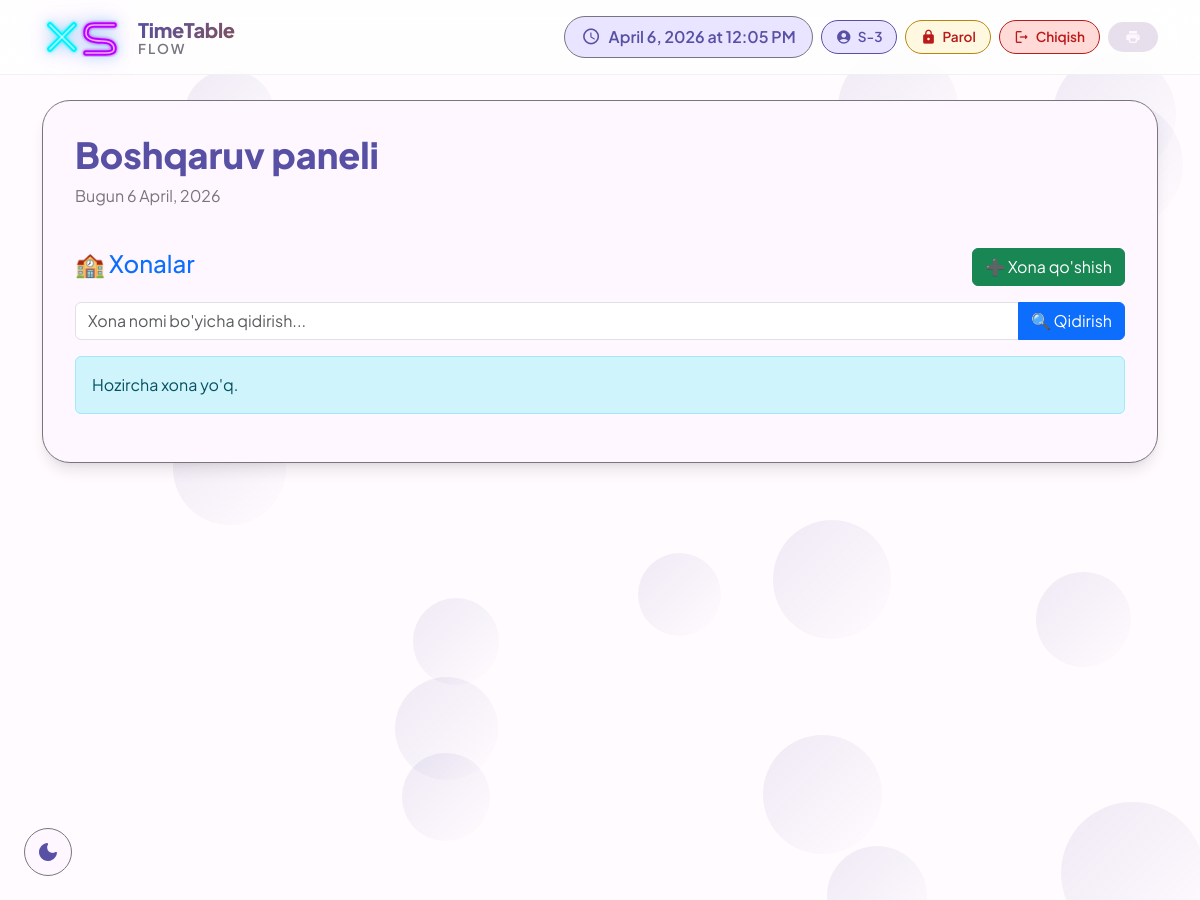
The app's page /rooms/ (signed in), older data.
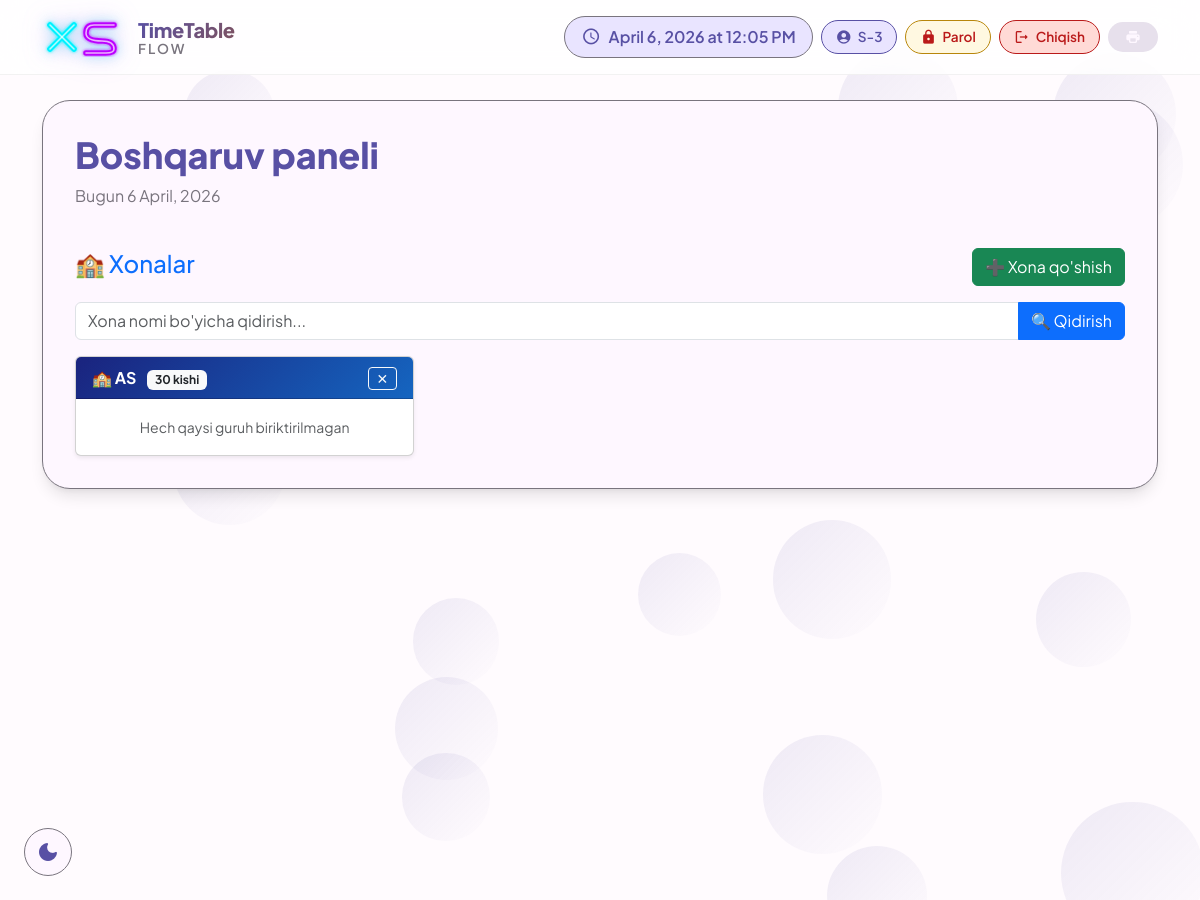
The same page, newer data.
### raspisaniya/models.py (models this page shows, shortened)
class Room(models.Model):
    name = models.CharField(max_length=100)
    capacity = models.PositiveIntegerField(default=30)
    class Meta:
        ordering = ['name']

### raspisaniya/views.py (the view)
# urls.py: path('rooms/', views.room_list, name='room_list'),
@login_required
def room_list(request):
    q = request.GET.get('q', '').strip()
    rooms = Room.objects.prefetch_related(
        'coursegroup_set__course__subject',
        'coursegroup_set__teacher',
    ).all().order_by('name')
    if q:
        rooms = rooms.filter(name__icontains=q)
    return render(request, 'raspisaniya/room_list.html', {'rooms': rooms, 'q': q})

### templates/raspisaniya/room_list.html (shortened to what this page needs)
{% extends 'raspisaniya/base.html' %}
{% block content %}
<div class="d-flex justify-content-between align-items-center mb-3">
    <h4 class="text-primary">🏫 Xonalar</h4>
    <a href="{% url 'room_create' %}" class="btn btn-success">➕ Xona qo'shish</a>
</div>
<form method="get" class="mb-3">
    <div class="input-group">
        <input type="text" name="q" value="{{ q }}" class="form-control" placeholder="Xona nomi bo'yicha qidirish...">
        <button type="submit" class="btn btn-primary">🔍 Qidirish</button>
    </div>
</form>
{% if rooms %}
<div class="row g-3">
    {% for room in rooms %}
    <div class="col-md-6 col-lg-4">
        <div class="card h-100 shadow-sm">
            <div class="card-header d-flex justify-content-between align-items-center"
                 style="background: linear-gradient(135deg, #1a237e, #1565c0); color: white;">
                <div>
                    <strong>🏫 {{ room.name }}</strong>
                    <span class="badge bg-light text-dark ms-2">{{ room.capacity }} kishi</span>
                </div>
                <form method="post" action="{% url 'room_delete' room.pk %}"
                      onsubmit="return confirm('{{ room.name }} ni o\'chirasizmi?')">
                    <button type="submit" class="btn btn-sm btn-outline-light px-2 py-0">✕</button>
                </form>
            </div>
            <div class="card-body p-0">
                {% with groups=room.coursegroup_set.all %}
                {% if groups %}
                <table class="table table-sm table-hover mb-0">
                    <thead class="table-light">
                        <tr>
                            <th>Fan</th>
                            <th>Guruh</th>
                            <th>O'qituvchi</th>
                        </tr>
                    </thead>
                    <tbody>
                        {% for grp in groups %}
                        <tr>
                            <td>
                                <span class="badge bg-success">{{ grp.course.subject }}</span>
                            </td>
                            <td>{{ grp.group_number }}-guruh
                                <small class="text-muted">
                                    {% if grp.language == 'uz' %}(O'z)
                                    {% elif grp.language == 'ru' %}(Rus)
                                    {% elif grp.language == 'qq' %}(Qor)
                                    {% endif %}
                                </small>
                            </td>
                            <td><small>{{ grp.teacher }}</small></td>
                        </tr>
                        {% endfor %}
                    </tbody>
                </table>
                {% else %}
                <div class="text-center text-muted py-3">
                    <small>Hech qaysi guruh biriktirilmagan</small>
                </div>
                {% endif %}
                {% endwith %}
            </div>
        </div>
    </div>
    {% endfor %}
</div>
{% else %}
<div class="alert alert-info">Hozircha xona yo'q.</div>
{% endif %}
{% endblock %}

### templates/raspisaniya/base.html (shortened to what this page needs)
<!DOCTYPE html>
<html lang="uz">
<head>
    <link href="https://cdn.jsdelivr.net/npm/bootstrap@5.3.2/dist/css/bootstrap.min.css" rel="stylesheet">
</head>
<body>
    <div class="bubbles" id="bubbles"></div>
    <div class="app-bar" id="appBar">
        <div class="container">
            <div class="d-flex justify-content-between align-items-center">
                <div class="d-flex align-items-center gap-3">
                    <a href="{% url 'reset_database' %}" class="xs-main-logo" title="Reset Database" style="text-decoration: none; display: inline-block;">
</a>
                    <a href="{% url 'lesson_list' %}" class="text-decoration-none">
                        <div style="line-height:1.15;">
                            <div style="font-size:1.25rem;font-weight:800;background:linear-gradient(135deg,var(--md-primary),var(--md-tertiary));-webkit-background-clip:text;-webkit-text-fill-color:transparent;letter-spacing:-0.3px;">TimeTable</div>
                            <div style="font-size:0.85rem;font-weight:600;color:var(--md-outline);letter-spacing:2px;text-transform:uppercase;">Flow</div>
                        </div>
                    </a>
                </div>
                <div class="d-flex gap-2 align-items-center flex-wrap">
                    <div class="current-time">
                        <span class="material-icons-round">schedule</span>
                        <span id="timeDisplay">--:--</span>
                    </div>
                    {% if user.is_authenticated %}
                    <div class="user-chip">
                        <span class="material-icons-round">
                        </span>
                        {{ user.get_full_name|default:user.username }}
                    </div>
                    <a href="{% url 'change_password' %}" class="logout-chip" style="background:#fff8e1; color:#b8860b; border-color:#b8860b;">
                        <span class="material-icons-round">lock</span>
                        Parol
                    </a>
                    <a href="{% url 'logout' %}" class="logout-chip">
                        <span class="material-icons-round">logout</span>
                        Chiqish
                    </a>
                    {% endif %}
                    <button class="md-chip" onclick="window.print()">
                        <span class="material-icons-round">print</span>
                    </button>
                </div>
            </div>
        </div>
    </div>
    <button class="theme-toggle" id="themeToggle">
    </button>
    <div class="container">
        <div class="md-surface">
            <div class="d-flex justify-content-between align-items-center mb-4">
                <div>
                    <h1 class="display-small">{% block page_title %}Boshqaruv paneli{% endblock %}</h1>
                    <p class="body-large">{% block page_subtitle %}Bugun {% now "j F, Y" %}{% endblock %}</p>
                </div>
            </div>
            {% block content %}{% endblock %}
        </div>
    </div>
</body>
</html>

Row changes from the older to the newer data that the page shows:
added Room: name "AS", capacity "30"
Text that changed along with them:
text no longer shown: "Hozircha xona yo'q."
